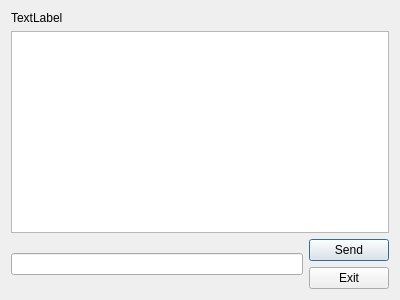
<?xml version="1.0" encoding="UTF-8"?>
<ui version="4.0">
 <class>Server</class>
 <widget class="QDialog" name="Server">
  <property name="geometry">
   <rect>
    <x>0</x>
    <y>0</y>
    <width>400</width>
    <height>300</height>
   </rect>
  </property>
  <property name="windowTitle">
   <string>Server</string>
  </property>
  <layout class="QGridLayout" name="gridLayout">
   <item row="0" column="0" colspan="2">
    <widget class="QLabel" name="ipAndPort">
     <property name="text">
      <string>TextLabel</string>
     </property>
    </widget>
   </item>
   <item row="1" column="0" colspan="2">
    <layout class="QHBoxLayout" name="horizontalLayout">
     <item>
      <widget class="QTextEdit" name="conversation">
       <property name="enabled">
        <bool>true</bool>
       </property>
      </widget>
     </item>
    </layout>
   </item>
   <item row="2" column="1">
    <widget class="QPushButton" name="sendButton">
     <property name="enabled">
      <bool>true</bool>
     </property>
     <property name="text">
      <string>Send</string>
     </property>
    </widget>
   </item>
   <item row="3" column="1">
    <widget class="QPushButton" name="exitButton">
     <property name="text">
      <string>Exit</string>
     </property>
    </widget>
   </item>
   <item row="2" column="0" rowspan="2">
    <widget class="QLineEdit" name="messageLine"/>
   </item>
  </layout>
 </widget>
 <layoutdefault spacing="6" margin="11"/>
 <resources/>
 <connections/>
</ui>
